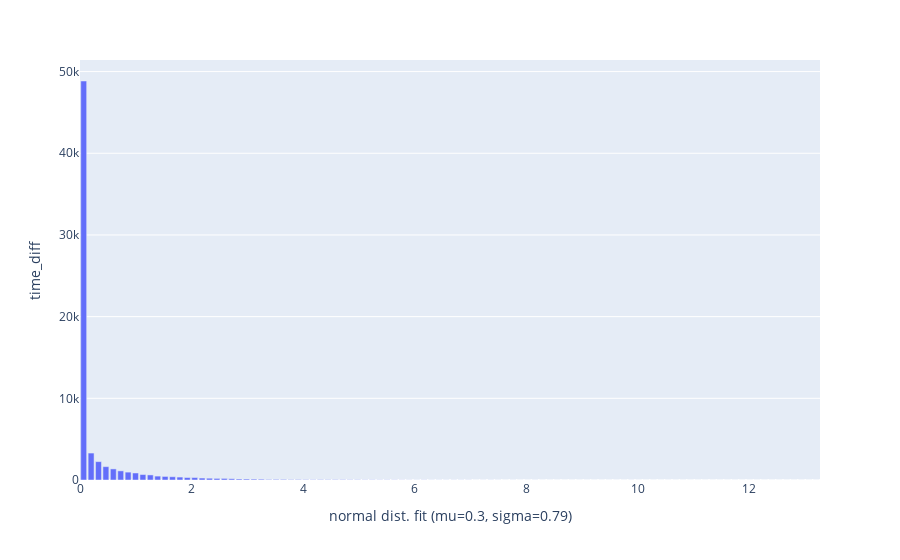

This figure's notebook cell:
### Code cell
trade_df['time_diff'] = cal_time_diff(trade_df)
trade_df.plotDistrib(
    'time_diff', bins=100,
)
print(trade_df['time_diff'].describe())

### Figure 1 — Plotly figure (JSON) as saved in the notebook; plotly's stock layout.template omitted (floating-point values rounded to 4 significant figures)
{"data": [{"alignmentgroup": "True", "hovertemplate": "normal dist. fit (mu=0.3, sigma=0.79)=%{x}<br>time_diff=%{y}<extra></extra>", "legendgroup": "", "marker": {"color": "#636efa", "pattern": {"shape": ""}}, "name": "", "offsetgroup": "", "orientation": "v", "showlegend": false, "textposition": "auto", "type": "bar", "x": [0.06632, 0.199, 0.3316, 0.4642, 0.5969, 0.7295, 0.8622, 0.9948, 1.127, 1.26, 1.393, 1.525, 1.658, 1.791, 1.923, 2.056, 2.189, 2.321, 2.454, 2.586, 2.719, 2.852, 2.984, 3.117, 3.25, 3.382, 3.515, 3.648, 3.78, 3.913, 4.046, 4.178, 4.311, 4.443, 4.576, 4.709, 4.841, 4.974, 5.107, 5.239, 5.372, 5.505, 5.637, 5.77, 5.902, 6.035, 6.168, 6.3, 6.433, 6.566, 6.698, 6.831, 6.964, 7.096, 7.229, 7.362, 7.494, 7.627, 7.759, 7.892, 8.025, 8.157, 8.29, 8.423, 8.555, 8.688, 8.821, 8.953, 9.086, 9.218, 9.351, 9.484, 9.616, 9.749, 9.882, 10.01, 10.15, 10.28, 10.41, 10.54, 10.68, 10.81, 10.94, 11.08, 11.21, 11.34, 11.47, 11.61, 11.74, 11.87, 12.0, 12.14, 12.27, 12.4, 12.53, 12.67, 12.8, 12.93, 13.07, 13.2], "xaxis": "x", "y": [48847, 3298, 2248, 1634, 1358, 1119, 964, 858, 669, 622, 478, 436, 398, 359, 302, 300, 238, 218, 195, 193, 156, 123, 117, 108, 98, 64, 73, 71, 48, 58, 44, 34, 45, 38, 41, 41, 32, 32, 23, 26, 21, 22, 18, 14, 12, 10, 16, 10, 9, 9, 12, 11, 12, 4, 6, 8, 6, 4, 6, 3, 1, 6, 3, 2, 2, 0, 3, 4, 3, 1, 3, 2, 2, 1, 5, 2, 0, 1, 0, 3, 3, 1, 0, 0, 0, 0, 0, 0, 1, 0, 0, 0, 0, 0, 0, 0, 0, 1, 0, 1], "yaxis": "y"}], "layout": {"barmode": "relative", "legend": {"tracegroupgap": 0}, "margin": {"t": 60}, "xaxis": {"anchor": "y", "domain": [0, 1], "title": {"text": "normal dist. fit (mu=0.3, sigma=0.79)"}}, "yaxis": {"anchor": "x", "domain": [0, 1], "title": {"text": "time_diff"}}}}
